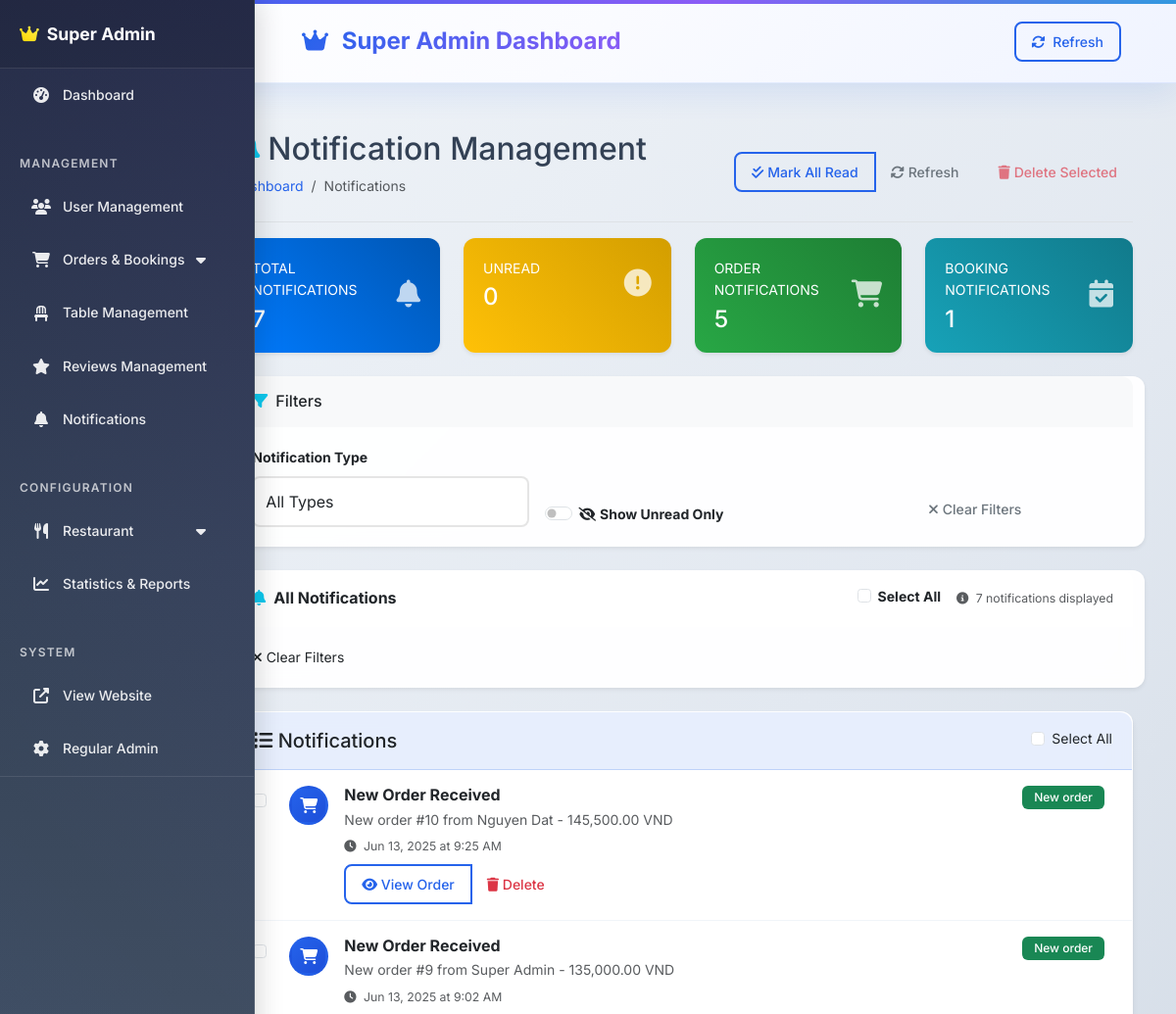
Before: /superadmin/notifications (signed in, upper part) with the older database file.
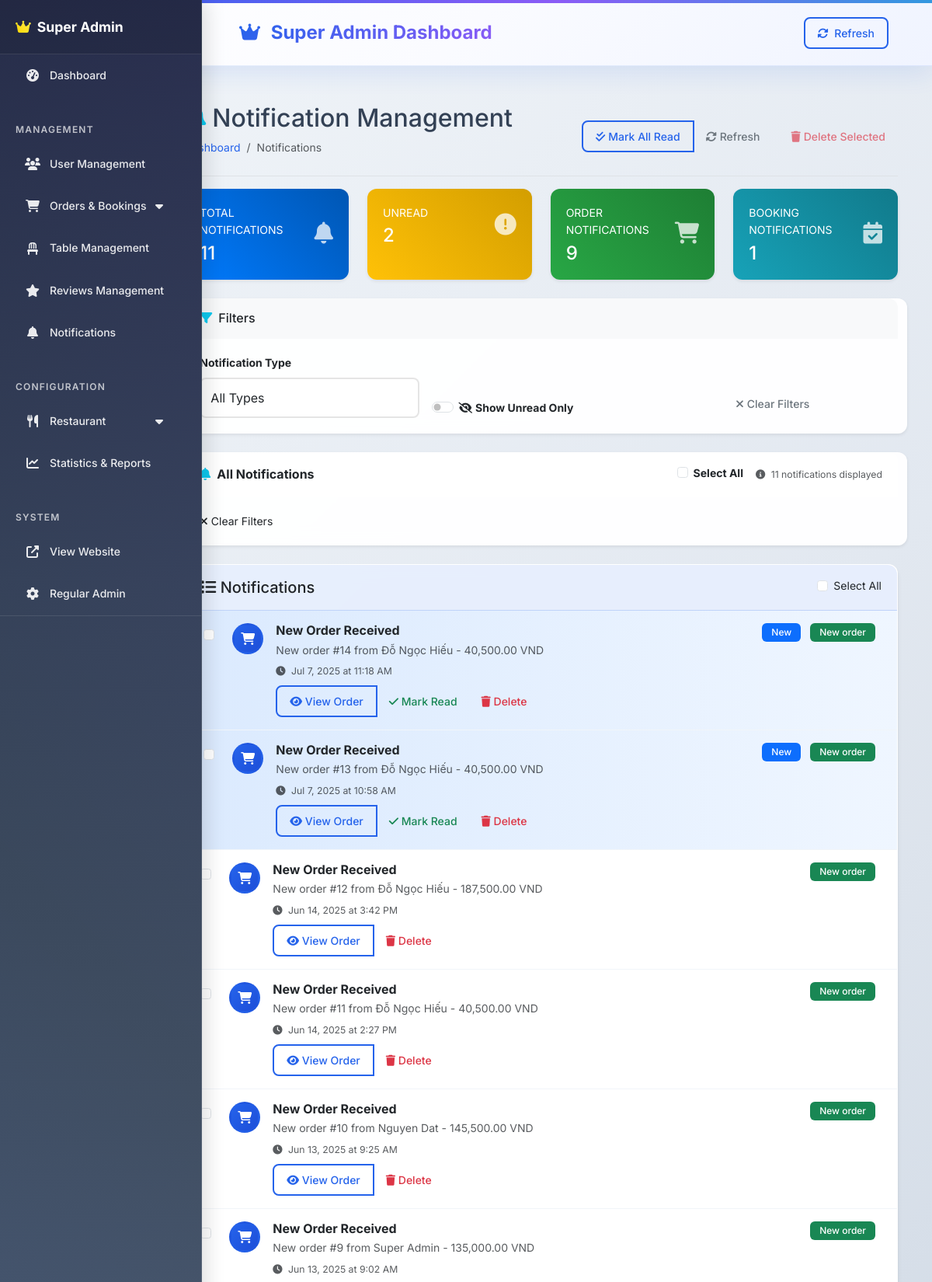
After: the same page with the newer database file.
### tables this page shows
CREATE TABLE IF NOT EXISTS `notifications` (
  `id` int NOT NULL AUTO_INCREMENT,
  `user_id` int NOT NULL,
  `type` varchar(50) NOT NULL,
  `title` varchar(255) NOT NULL,
  `message` text NOT NULL,
  `data` json DEFAULT NULL,
  `is_read` tinyint(1) DEFAULT '0',
  `created_at` timestamp NULL DEFAULT CURRENT_TIMESTAMP,
  PRIMARY KEY (`id`),
  KEY `fk_notifications_user` (`user_id`),
  KEY `idx_unread` (`is_read`),
  KEY `idx_type` (`type`)
);

### views/superadmin/notifications/index.php (the view, shortened to what the changed rows need)
<!DOCTYPE html>
<html lang="en">
<head>
    <?php require_once 'views/layouts/superadmin_header.php'; ?>
</head>
<body>
    <div class="container-fluid">
        <div class="row">
            <?php require_once 'views/layouts/superadmin_sidebar.php'; ?>
            <main class="col-md-9 ms-sm-auto col-lg-10 px-md-4">
                <div class="d-flex justify-content-between flex-wrap flex-md-nowrap align-items-center pt-3 pb-2 mb-3 border-bottom">
                    <div>
                        <h1 class="h2">
                            <i class="fas fa-bell me-2 text-info"></i>Notification Management
                        </h1>
                        <nav aria-label="breadcrumb">
                            <ol class="breadcrumb">
                                <li class="breadcrumb-item"><a href="<?= SITE_URL ?>/superadmin/dashboard">Dashboard</a></li>
                                <li class="breadcrumb-item active">Notifications</li>
                            </ol>
                        </nav>
                    </div>
                    <div class="btn-toolbar mb-2 mb-md-0">
                        <div class="btn-group me-2">
                            <button type="button" class="btn btn-outline-primary" onclick="markAllAsRead()">
                                <i class="fas fa-check-double me-1"></i>Mark All Read
                            </button>
                            <button type="button" class="btn btn-outline-secondary" onclick="refreshNotifications()">
                                <i class="fas fa-sync-alt me-1"></i>Refresh
                            </button>
                        </div>
                        <div class="btn-group">
                            <button type="button" class="btn btn-outline-danger" onclick="bulkDelete()" disabled id="bulkDeleteBtn">
                                <i class="fas fa-trash me-1"></i>Delete Selected
                            </button>
                        </div>
                    </div>
                </div>
                <div class="row mb-4">
                    <div class="col-xl-3 col-md-6 mb-4">
                        <div class="card border-0 shadow-sm h-100 bg-gradient-primary text-white">
                            <div class="card-body">
                                <div class="d-flex align-items-center">
                                    <div class="flex-grow-1">
                                        <div class="text-xs font-weight-bold text-uppercase mb-1">Total Notifications</div>
                                        <div class="h4 mb-0 font-weight-bold"><?= number_format($stats['total_notifications'] ?? 0) ?></div>
                                    </div>
                                    <div class="flex-shrink-0">
                                        <i class="fas fa-bell fa-2x opacity-75"></i>
                                    </div>
                                </div>
                            </div>
                        </div>
                    </div>
                    <div class="col-xl-3 col-md-6 mb-4">
                        <div class="card border-0 shadow-sm h-100 bg-gradient-warning text-white">
                            <div class="card-body">
                                <div class="d-flex align-items-center">
                                    <div class="flex-grow-1">
                                        <div class="text-xs font-weight-bold text-uppercase mb-1">Unread</div>
                                        <div class="h4 mb-0 font-weight-bold" id="unreadCount"><?= number_format($stats['unread_count'] ?? 0) ?></div>
                                    </div>
                                    <div class="flex-shrink-0">
                                        <i class="fas fa-exclamation-circle fa-2x opacity-75"></i>
                                    </div>
                                </div>
                            </div>
                        </div>
                    </div>
                    <div class="col-xl-3 col-md-6 mb-4">
                        <div class="card border-0 shadow-sm h-100 bg-gradient-success text-white">
                            <div class="card-body">
                                <div class="d-flex align-items-center">
                                    <div class="flex-grow-1">
                                        <div class="text-xs font-weight-bold text-uppercase mb-1">Order Notifications</div>
                                        <div class="h4 mb-0 font-weight-bold"><?= number_format($stats['order_notifications'] ?? 0) ?></div>
                                    </div>
                                    <div class="flex-shrink-0">
                                        <i class="fas fa-shopping-cart fa-2x opacity-75"></i>
                                    </div>
                                </div>
                            </div>
                        </div>
                    </div>
                    <div class="col-xl-3 col-md-6 mb-4">
                        <div class="card border-0 shadow-sm h-100 bg-gradient-info text-white">
                            <div class="card-body">
                                <div class="d-flex align-items-center">
                                    <div class="flex-grow-1">
                                        <div class="text-xs font-weight-bold text-uppercase mb-1">Booking Notifications</div>
                                        <div class="h4 mb-0 font-weight-bold"><?= number_format($stats['booking_notifications'] ?? 0) ?></div>
                                    </div>
                                    <div class="flex-shrink-0">
                                        <i class="fas fa-calendar-check fa-2x opacity-75"></i>
                                    </div>
                                </div>
                            </div>                    </div>
                </div>
                <div class="card mb-4 border-0 shadow-sm">
                    <div class="card-header bg-light border-0">
                        <h6 class="card-title mb-0">
                            <i class="fas fa-filter me-2 text-info"></i>Filters
                        </h6>
                    </div>
                    <div class="card-body">
                        <form method="GET" class="row g-3 align-items-end">
                            <div class="col-md-4">
                                <label for="type" class="form-label fw-bold">Notification Type</label>
                                <select class="form-select" id="type" name="type" onchange="this.form.submit()">
                                    <option value="">All Types</option>
                                </select>
                            </div>
                            <div class="col-md-4">
                                <div class="form-check form-switch pt-4">
                                    <input class="form-check-input" type="checkbox" id="unread" name="unread" value="1"
                                        <?php echo $unreadOnly ? 'checked' : ''; ?> onchange="this.form.submit()">
                                    <label class="form-check-label fw-bold" for="unread">
                                        <i class="fas fa-eye-slash me-1"></i>Show Unread Only
                                    </label>
                                </div>
                            </div>
                            <div class="col-md-4">
                                <a href="<?= SITE_URL ?>/superadmin/notifications" class="btn btn-outline-secondary w-100">
                                    <i class="fas fa-times me-1"></i>Clear Filters
                                </a>
                            </div>
                        </form>
                    </div>
                </div>
                <div class="card border-0 shadow-sm">
                    <div class="card-header bg-white border-0 py-3">
                        <div class="d-flex justify-content-between align-items-center">
                            <h6 class="card-title mb-0 fw-bold">
                                <i class="fas fa-bell me-2 text-info"></i>All Notifications
                            </h6>
                            <div class="d-flex align-items-center">
                                <div class="form-check me-3">
                                    <input class="form-check-input" type="checkbox" id="selectAll" onchange="toggleAllCheckboxes()">
                                    <label class="form-check-label fw-bold" for="selectAll">
                                        Select All
                                    </label>
                                </div>
                                <div class="text-muted small">
                                    <i class="fas fa-info-circle me-1"></i>
                                    <?php echo count($notifications ?? []); ?> notifications displayed
                                </div>
                            </div>
                        </div>
                    </div>
                    <div class="card-body">
                            <i class="fas fa-times"></i> Clear Filters
                    </div>
            </div>
        </div>
        <div class="card">
            <div class="card-header">
                <div class="d-flex justify-content-between align-items-center">
                    <h5 class="card-title mb-0">
                        <i class="fas fa-list"></i> Notifications
                    </h5>
                    <div class="form-check">
                        <input class="form-check-input" type="checkbox" id="selectAll" onchange="toggleAllCheckboxes()">
                        <label class="form-check-label" for="selectAll">
                            Select All
                        </label>
                    </div>
                </div>
            </div>
            <div class="card-body p-0">
                <?php if (empty($notifications)): ?>
                    <div class="text-center py-5">
                        <div class="mb-3">
                            <i class="fas fa-bell-slash fa-3x text-muted"></i>
                        </div>
                        <h5 class="text-muted">No notifications found</h5>
                        <p class="text-muted">You're all caught up! No notifications to display.</p>
                    </div>
                <?php else: ?>
                    <div class="list-group list-group-flush">
                        <?php foreach ($notifications as $notification): ?>
                            <?php
                            $data = json_decode($notification['data'], true);
                            $isUnread = !$notification['is_read'];
                            $typeClass = match($notification['type']) {
                                'new_order' => 'success',
                                'new_booking' => 'info',
                                'system' => 'warning',
                                default => 'secondary'
                            };
                            $typeIcon = match($notification['type']) {
                                'new_order' => 'shopping-cart',
                                'new_booking' => 'calendar-alt',
                                'system' => 'cog',
                                default => 'bell'
                            };
                            ?>
                            <div class="list-group-item notification-item <?php echo $isUnread ? 'unread' : ''; ?>"
                                 data-id="<?php echo $notification['id']; ?>">
                                <div class="d-flex align-items-start">
                                    <div class="form-check me-3 mt-1">
                                        <input class="form-check-input notification-checkbox" type="checkbox"
                                               value="<?php echo $notification['id']; ?>" onchange="updateBulkActions()">
                                    </div>
                                    <div class="notification-icon me-3">
                                        <div class="avatar-sm bg-<?php echo $typeClass; ?> text-white rounded-circle d-flex align-items-center justify-content-center">
                                            <i class="fas fa-<?php echo $typeIcon; ?>"></i>
                                        </div>
                                    </div>
                                    <div class="flex-grow-1">
                                        <div class="d-flex justify-content-between align-items-start">
                                            <div>
                                                <h6 class="mb-1 fw-bold"><?php echo htmlspecialchars($notification['title']); ?></h6>
                                                <p class="mb-1 text-muted"><?php echo htmlspecialchars($notification['message']); ?></p>
                                                <small class="text-muted">
                                                    <i class="fas fa-clock me-1"></i>
                                                    <?php echo date('M j, Y \a\t g:i A', strtotime($notification['created_at'])); ?>
                                                </small>
                                            </div>
                                            <div class="notification-actions">
                                                <?php if ($isUnread): ?>
                                                    <span class="badge bg-primary me-2">New</span>
                                                <?php endif; ?>
                                                <span class="badge bg-<?php echo $typeClass; ?> me-2">
                                                    <?php echo ucfirst(str_replace('_', ' ', $notification['type'])); ?>
                                                </span>
                                            </div>
                                        </div>
                                        <div class="mt-2">
                                            <div class="btn-group btn-group-sm">
                                                <?php if ($notification['type'] === 'new_order' && isset($data['url'])): ?>
                                                    <a href="<?php echo SITE_URL . $data['url']; ?>"
                                                       class="btn btn-outline-primary btn-sm"
                                                       onclick="markAsRead(<?php echo $notification['id']; ?>)">
                                                        <i class="fas fa-eye"></i> View Order
                                                    </a>
                                                <?php endif; ?>
                                                <?php if ($isUnread): ?>
                                                    <button type="button" class="btn btn-outline-success btn-sm"
                                                            onclick="markAsRead(<?php echo $notification['id']; ?>)">
                                                        <i class="fas fa-check"></i> Mark Read
                                                    </button>
                                                <?php endif; ?>
                                                <button type="button" class="btn btn-outline-danger btn-sm"
                                                        onclick="deleteNotification(<?php echo $notification['id']; ?>)">
                                                    <i class="fas fa-trash"></i> Delete
                                                </button>
                                            </div>
                                        </div>
                                    </div>
                                </div>
                            </div>
                        <?php endforeach; ?>
                    </div>
                <?php endif; ?>
            </div>
        </div>
    </div>
</div>
<?php require_once 'views/layouts/superadmin_footer.php'; ?>
</body>
</html>

Changed rows visible on the page:
added notifications: title "New Order Received", message "New order #14 from Đỗ Ngọc Hiếu - 40,500.00 VND", created_at "Jul 7, 2025 at 11:18 AM", is_read "New", type "New order"
added notifications: title "New Order Received", message "New order #13 from Đỗ Ngọc Hiếu - 40,500.00 VND", created_at "Jul 7, 2025 at 10:58 AM", is_read "New", type "New order"
added notifications: title "New Order Received", message "New order #12 from Đỗ Ngọc Hiếu - 187,500.00 VND", created_at "Jun 14, 2025 at 3:42 PM", type "New order"
added notifications: title "New Order Received", message "New order #11 from Đỗ Ngọc Hiếu - 40,500.00 VND", created_at "Jun 14, 2025 at 2:27 PM", type "New order"
Other visible differences:
$stats['total_notifications']: "7" → "11"
$stats['unread_count']: "0" → "2"
$stats['order_notifications']: "5" → "9"
count($notifications ?? []): "7" → "11"
